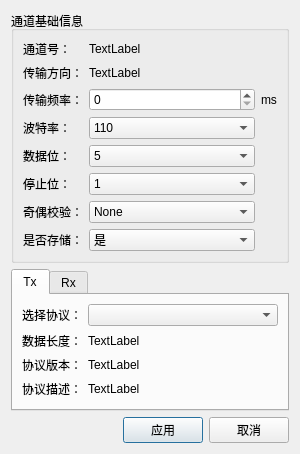
<?xml version="1.0" encoding="UTF-8"?>
<ui version="4.0">
 <class>dialog_setting</class>
 <widget class="QDialog" name="dialog_setting">
  <property name="geometry">
   <rect>
    <x>0</x>
    <y>0</y>
    <width>300</width>
    <height>404</height>
   </rect>
  </property>
  <property name="windowTitle">
   <string>Dialog</string>
  </property>
  <layout class="QVBoxLayout" name="verticalLayout_2">
   <item>
    <layout class="QVBoxLayout" name="verticalLayout">
     <item>
      <widget class="QGroupBox" name="groupBox">
       <property name="title">
        <string>通道基础信息</string>
       </property>
       <layout class="QFormLayout" name="formLayout_6">
        <item row="0" column="0" colspan="2">
         <layout class="QGridLayout" name="gridLayout" columnstretch="0,10,0">
          <item row="6" column="0">
           <widget class="QLabel" name="label_7">
            <property name="text">
             <string>奇偶校验：</string>
            </property>
           </widget>
          </item>
          <item row="3" column="0">
           <widget class="QLabel" name="label_4">
            <property name="text">
             <string>波特率：</string>
            </property>
           </widget>
          </item>
          <item row="7" column="0">
           <widget class="QLabel" name="label_10">
            <property name="text">
             <string>是否存储：</string>
            </property>
           </widget>
          </item>
          <item row="2" column="1">
           <widget class="QSpinBox" name="spinBox_freq"/>
          </item>
          <item row="4" column="0">
           <widget class="QLabel" name="label_5">
            <property name="text">
             <string>数据位：</string>
            </property>
           </widget>
          </item>
          <item row="1" column="1">
           <widget class="QLabel" name="label_TorR">
            <property name="text">
             <string>TextLabel</string>
            </property>
           </widget>
          </item>
          <item row="5" column="0">
           <widget class="QLabel" name="label_6">
            <property name="text">
             <string>停止位：</string>
            </property>
           </widget>
          </item>
          <item row="0" column="1">
           <widget class="QLabel" name="label_ch">
            <property name="text">
             <string>TextLabel</string>
            </property>
           </widget>
          </item>
          <item row="0" column="0">
           <widget class="QLabel" name="label">
            <property name="text">
             <string>通道号：</string>
            </property>
           </widget>
          </item>
          <item row="1" column="0">
           <widget class="QLabel" name="label_2">
            <property name="text">
             <string>传输方向：</string>
            </property>
           </widget>
          </item>
          <item row="2" column="0">
           <widget class="QLabel" name="label_3">
            <property name="text">
             <string>传输频率：</string>
            </property>
           </widget>
          </item>
          <item row="7" column="1">
           <widget class="QComboBox" name="comboBox_store">
            <item>
             <property name="text">
              <string>是</string>
             </property>
            </item>
            <item>
             <property name="text">
              <string>否</string>
             </property>
            </item>
           </widget>
          </item>
          <item row="2" column="2">
           <widget class="QLabel" name="label_12">
            <property name="text">
             <string>ms</string>
            </property>
           </widget>
          </item>
          <item row="6" column="1">
           <widget class="QComboBox" name="comboBox_parity">
            <item>
             <property name="text">
              <string>None</string>
             </property>
            </item>
            <item>
             <property name="text">
              <string>Odd</string>
             </property>
            </item>
            <item>
             <property name="text">
              <string>Even</string>
             </property>
            </item>
            <item>
             <property name="text">
              <string>Mark</string>
             </property>
            </item>
            <item>
             <property name="text">
              <string>Space</string>
             </property>
            </item>
           </widget>
          </item>
          <item row="5" column="1">
           <widget class="QComboBox" name="comboBox_stopbits">
            <item>
             <property name="text">
              <string>1</string>
             </property>
            </item>
            <item>
             <property name="text">
              <string>1.5</string>
             </property>
            </item>
            <item>
             <property name="text">
              <string>2</string>
             </property>
            </item>
           </widget>
          </item>
          <item row="4" column="1">
           <widget class="QComboBox" name="comboBox_databits">
            <item>
             <property name="text">
              <string>5</string>
             </property>
            </item>
            <item>
             <property name="text">
              <string>6</string>
             </property>
            </item>
            <item>
             <property name="text">
              <string>7</string>
             </property>
            </item>
            <item>
             <property name="text">
              <string>8</string>
             </property>
            </item>
           </widget>
          </item>
          <item row="3" column="1">
           <widget class="QComboBox" name="comboBox_baudrate">
            <item>
             <property name="text">
              <string>110</string>
             </property>
            </item>
            <item>
             <property name="text">
              <string>300</string>
             </property>
            </item>
            <item>
             <property name="text">
              <string>600</string>
             </property>
            </item>
            <item>
             <property name="text">
              <string>1200</string>
             </property>
            </item>
            <item>
             <property name="text">
              <string>2400</string>
             </property>
            </item>
            <item>
             <property name="text">
              <string>4800</string>
             </property>
            </item>
            <item>
             <property name="text">
              <string>9600</string>
             </property>
            </item>
            <item>
             <property name="text">
              <string>14400</string>
             </property>
            </item>
            <item>
             <property name="text">
              <string>19200</string>
             </property>
            </item>
            <item>
             <property name="text">
              <string>38400</string>
             </property>
            </item>
            <item>
             <property name="text">
              <string>56000</string>
             </property>
            </item>
            <item>
             <property name="text">
              <string>57600</string>
             </property>
            </item>
            <item>
             <property name="text">
              <string>115200</string>
             </property>
            </item>
            <item>
             <property name="text">
              <string>128000</string>
             </property>
            </item>
            <item>
             <property name="text">
              <string>256000</string>
             </property>
            </item>
            <item>
             <property name="text">
              <string>Custom</string>
             </property>
            </item>
           </widget>
          </item>
         </layout>
        </item>
       </layout>
      </widget>
     </item>
     <item>
      <widget class="QTabWidget" name="tabWidget">
       <property name="currentIndex">
        <number>0</number>
       </property>
       <widget class="QWidget" name="tab">
        <attribute name="title">
         <string>Tx</string>
        </attribute>
        <layout class="QFormLayout" name="formLayout">
         <item row="0" column="0" colspan="2">
          <layout class="QFormLayout" name="formLayout_2">
           <item row="0" column="0">
            <widget class="QLabel" name="label_8">
             <property name="text">
              <string>选择协议：</string>
             </property>
            </widget>
           </item>
           <item row="1" column="0">
            <widget class="QLabel" name="label_9">
             <property name="text">
              <string>数据长度：</string>
             </property>
            </widget>
           </item>
           <item row="1" column="1">
            <widget class="QLabel" name="label_tx_length">
             <property name="text">
              <string>TextLabel</string>
             </property>
            </widget>
           </item>
           <item row="2" column="0">
            <widget class="QLabel" name="label_11">
             <property name="text">
              <string>协议版本：</string>
             </property>
            </widget>
           </item>
           <item row="2" column="1">
            <widget class="QLabel" name="label_tx_version">
             <property name="text">
              <string>TextLabel</string>
             </property>
            </widget>
           </item>
           <item row="3" column="0">
            <widget class="QLabel" name="label_13">
             <property name="text">
              <string>协议描述：</string>
             </property>
            </widget>
           </item>
           <item row="3" column="1">
            <widget class="QLabel" name="label_tx_desc">
             <property name="text">
              <string>TextLabel</string>
             </property>
            </widget>
           </item>
           <item row="0" column="1">
            <widget class="QComboBox" name="comboBox_tx"/>
           </item>
          </layout>
         </item>
        </layout>
       </widget>
       <widget class="QWidget" name="tab_2">
        <attribute name="title">
         <string>Rx</string>
        </attribute>
        <layout class="QFormLayout" name="formLayout_4">
         <item row="0" column="0" colspan="2">
          <layout class="QFormLayout" name="formLayout_3">
           <item row="0" column="0">
            <widget class="QLabel" name="label_15">
             <property name="text">
              <string>选择协议：</string>
             </property>
            </widget>
           </item>
           <item row="1" column="0">
            <widget class="QLabel" name="label_16">
             <property name="text">
              <string>数据长度：</string>
             </property>
            </widget>
           </item>
           <item row="1" column="1">
            <widget class="QLabel" name="label_rx_length">
             <property name="text">
              <string>TextLabel</string>
             </property>
            </widget>
           </item>
           <item row="2" column="0">
            <widget class="QLabel" name="label_18">
             <property name="text">
              <string>协议版本：</string>
             </property>
            </widget>
           </item>
           <item row="2" column="1">
            <widget class="QLabel" name="label_rx_version">
             <property name="text">
              <string>TextLabel</string>
             </property>
            </widget>
           </item>
           <item row="3" column="0">
            <widget class="QLabel" name="label_20">
             <property name="text">
              <string>协议描述：</string>
             </property>
            </widget>
           </item>
           <item row="3" column="1">
            <widget class="QLabel" name="label_rx_desc">
             <property name="text">
              <string>TextLabel</string>
             </property>
            </widget>
           </item>
           <item row="0" column="1">
            <widget class="QComboBox" name="comboBox_rx"/>
           </item>
          </layout>
         </item>
        </layout>
       </widget>
      </widget>
     </item>
     <item>
      <layout class="QHBoxLayout" name="horizontalLayout">
       <item>
        <spacer name="horizontalSpacer">
         <property name="orientation">
          <enum>Qt::Horizontal</enum>
         </property>
         <property name="sizeHint" stdset="0">
          <size>
           <width>40</width>
           <height>20</height>
          </size>
         </property>
        </spacer>
       </item>
       <item>
        <widget class="QPushButton" name="btn_set">
         <property name="text">
          <string>应用</string>
         </property>
        </widget>
       </item>
       <item>
        <widget class="QPushButton" name="btn_cancel">
         <property name="text">
          <string>取消</string>
         </property>
        </widget>
       </item>
      </layout>
     </item>
    </layout>
   </item>
  </layout>
 </widget>
 <resources/>
 <connections/>
</ui>
